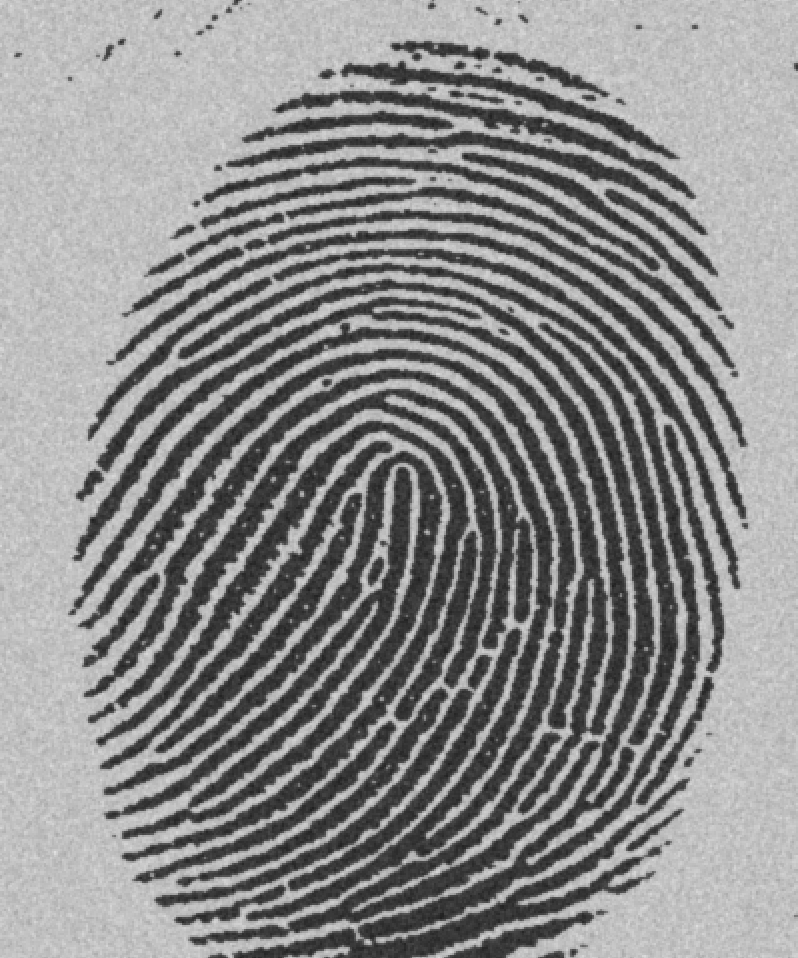
//> input picture Tutorial_Threshold_Morp/images/Finger_print_gray.tif, 798 x 958 px
$ ./threshold_trackbar   (built with g++ and OpenCV 4)
//> lines starting //> are read from the running program, lines starting //| are printed output that depends on the picture; after the words box and inside, x2 and y2 are one past the last pixel; in counts of white or black regions, pixels touching at a corner belong together
/*------------------------------------------------------/
* Image Proccessing with Deep Learning
* OpenCV : Threshold using Trackbar Demo
* Created: 2021-Spring
------------------------------------------------------*/

#include <iostream>
#include <opencv2/opencv.hpp>

using namespace std;
using namespace cv;

// Global variables for Threshold
int threshold_value = 0;
int threshold_type = 0;
int morphology_type = 0;

int const max_value = 255;
int const max_type = 4;
int const max_BINARY_value = 255;

// Global variables for Morphology
int element_shape = MORPH_RECT;		// MORPH_RECT, MORPH_ELIPSE, MORPH_CROSS
int n = 3;
Mat element = getStructuringElement(element_shape, Size(n, n));

Mat src, src_gray, dst, dst_morph;


// Trackbar strings
String window_name = "Threshold & Morphology Demo";
String trackbar_type = "Thresh Type: \n 0: Binary \n 1: Binary Inverted \n 2: Truncate \n 3: To Zero \n 4: To Zero Invertd";
String trackbar_value = "Thresh Value";
String trackbar_morph = "Morph Type 0: None \n 1: erode \n 2: dilate \n 3: close \n 4: open";

// Function headers
void Threshold_Demo(int, void*);
void Morphology_Demo(int, void*);

int main()
{
	// Load an image
	src = imread("Finger_print_gray.tif", IMREAD_COLOR);
//> src is the input picture: 958 rows x 798 cols, CV_8UC3; min 29, max 224, mean 140

	// Convert the image to Gray
	cvtColor(src, src_gray, CV_BGR2GRAY);

	// Create a window to display the results
	namedWindow(window_name, WINDOW_NORMAL);

	// Create trackbar to choose type of threshold
	createTrackbar(trackbar_type, window_name, &threshold_type, max_type, Threshold_Demo);
//> slider 'Thresh Type: \n 0: Binary \n 1: ' is set to 1
	createTrackbar(trackbar_value, window_name, &threshold_value, max_value, Threshold_Demo);
//> slider 'Thresh Value' is set to 85
	createTrackbar(trackbar_morph, window_name, &morphology_type, max_type, Morphology_Demo);
//> slider 'Morph Type 0: None \n 1: erode ' is set to 1

	// Call the function to initialize
	Threshold_Demo(0, 0);
	Morphology_Demo(0, 0);

	// Wait until user finishes program
	while (true) {
		int c = waitKey(20);
		if (c == 27)
			break;
	}
}

void Threshold_Demo(int, void*)	// default form of callback function for trackbar
{
	/*
	* 0: Binary
	* 1: Threshold Truncated
	* 2: Threshold to Zero
	* 3: Threshold to Zero Inverted
	*/

	threshold(src_gray, dst, threshold_value, max_BINARY_value, threshold_type);
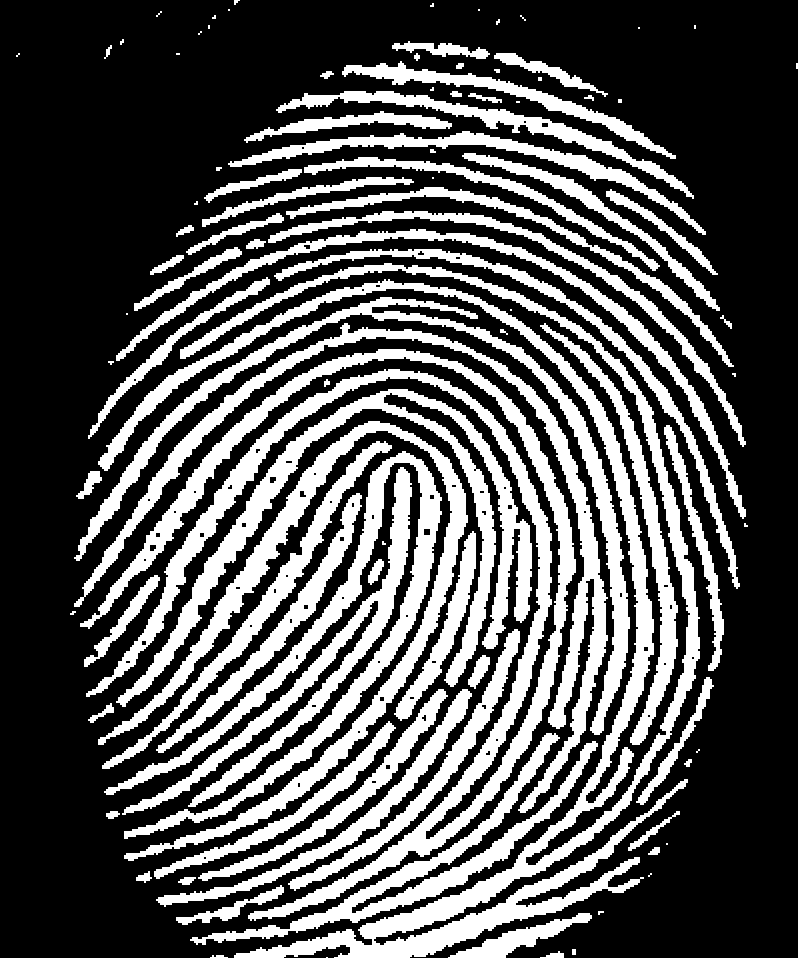
//> dst: 958 rows x 798 cols, CV_8UC1; 33% white; 103 white regions (34 under 20 px), largest, box (x1, y1, x2, y2) and area: (98, 263, 700, 958) 35030, (80, 349, 576, 921) 29512, (116, 389, 532, 707) 15804
	imshow(window_name, dst);
}

void Morphology_Demo(int, void*)  // default form of callback function for trackbar
{
	/*
	* 0: None
	* 1: Erode
	* 2: Dilate
	* 3: Close
	* 4: Open
	*/
	switch (morphology_type) {
	case 0: dst.copyTo(dst_morph);	break;
	case 1: erode(dst, dst_morph, element); break;
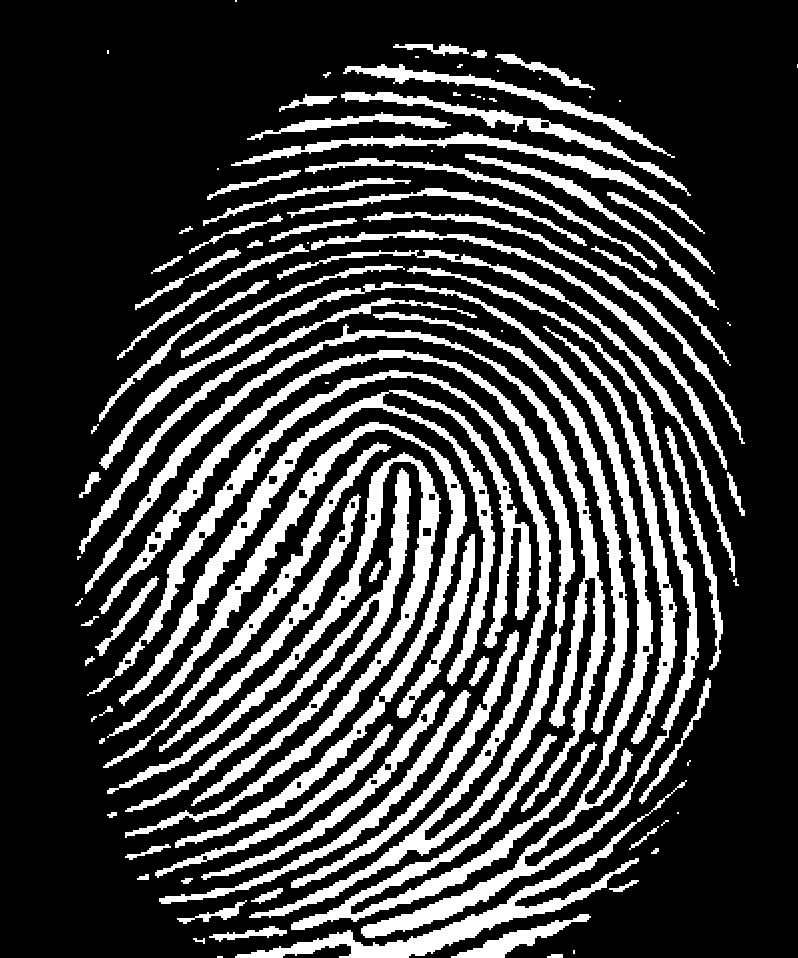
//> dst_morph: 958 rows x 798 cols, CV_8UC1; 24.8% white; 101 white regions (24 under 20 px), largest, box (x1, y1, x2, y2) and area: (87, 350, 575, 918) 22964, (99, 266, 699, 938) 18716, (119, 390, 531, 706) 12432
//> element = [[1, 1, 1], [1, 1, 1], [1, 1, 1]]
//> the Esc key is pressed
	case 2: dilate(dst, dst_morph, element); break;
	case 3: morphologyEx(dst, dst_morph, CV_MOP_OPEN, element); break;
	case 4: morphologyEx(dst, dst_morph, CV_MOP_CLOSE, element); break;
	}
	imshow(window_name, dst_morph);
}
